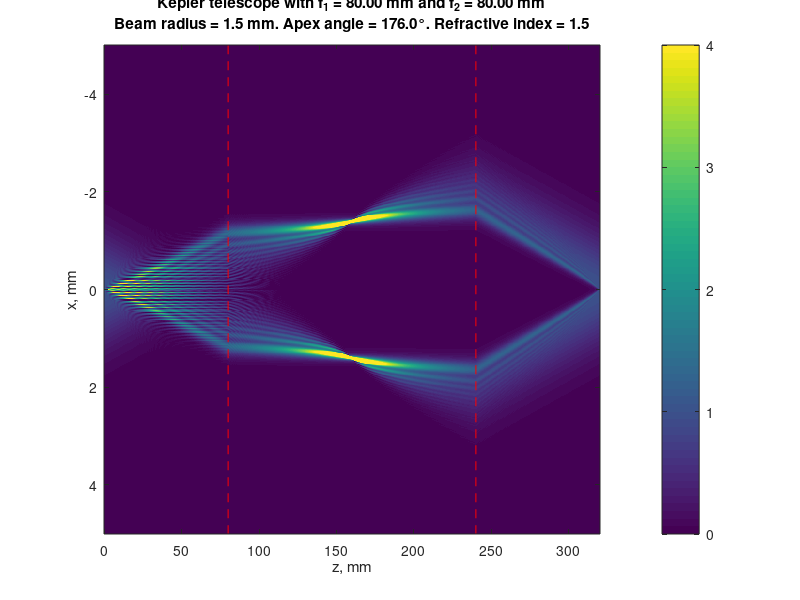

Write MATLAB code to recreate this figure.
clc
clear

%% User choices %%
lambda = 1.064e-3; % wavelength in mm
f1 = 80; % focal length of the 1st lens in mm
f2 = 80; % focal length of the 2nd lens in mm
N = 2^10; % number of points
Lz = 2 * (f1 + f2); % z-limit of visualization in mm
Lx = 10; %  x-limit of visualization in mm

r = 1.5; % radius of the beam in mm
n0 = 1.5; % refractive index of the axicon
a = 176; % axicon apex angle in degrees
%%%%%

k0 = 2 * pi / lambda; % wavenumber

dz = Lz / (N - 1);
dx = Lx / (N - 1);
dkx = 2 * pi / Lx;

z = 0:dz:Lz;
x = -Lx/2:dx:Lx/2;
kx = -pi/dx:dkx:pi/dx;

%% Axicon parameters %%
g = 90 - a/2;
b = asind(n0 * cosd(a / 2)) + a / 2 - 90;
p = sind(b);
%%%%%

tau = exp(1i * k0 * p * abs(x)); % phase function of the axicon
tau1 = exp(1i * k0 * x.^2 * 0.5 / f1); % phase function of the 1st lens
tau2 = exp(1i * k0 * x.^2 * 0.5 / f2); % phase function of the 2nd lens

E = exp(-(x / r).^2) .* tau; % Gaussian beam
%E = rect(x / (2 * r)) .* tau; % uniform beam

n = 1; % counter
t = 0; % current z-coordinate

I = zeros(N, N); % resulting intensity
while t <= f1
    E = exp(-1i * k0 * dz) .* ifft(fftshift(exp(-1i * sqrt(k0^2 - kx.^2) * dz) .* fftshift(fft(E))));
    I(n, :) = abs(E).^2;
    t = t + dz;
    n = n + 1;
end

E = E .* tau1;

while t <= 2 * f1 + f2
    E = exp(-1i * k0 * dz) .* ifft(fftshift(exp(-1i * sqrt(k0^2 - kx.^2) * dz) .* fftshift(fft(E))));
    I(n, :) = abs(E).^2;
    t = t + dz;
    n = n + 1;
end

E = E.*tau2;
while t <= 2 * (f1 + f2)
    E = ifft(fftshift(exp(-1i * sqrt(k0^2 - kx.^2) * dz) .* fftshift(fft(E))));
    I(n, :) = abs(E).^2;
    t = t + dz;
    n = n + 1;
end

imagesc(z, x, rot90(I), [0 4]);
colorbar
s_1 = sprintf("Kepler telescope with {f_1 =} %.2f mm and {f_2} = %.2f mm", f1, f2);
s_2 = sprintf("Beam radius = %.1f mm. Apex angle = %.1f{\\deg}. Refractive index = %.1f", r, a, n0);
title({s_1; s_2})
xlabel("z, mm")
ylabel("x, mm")
line([f1 f1], [-Lx/2 Lx/2], 'Color','red','LineStyle','--');
line([2*f1+f2 2*f1+f2], [-Lx/2 Lx/2], 'Color','red','LineStyle','--');
